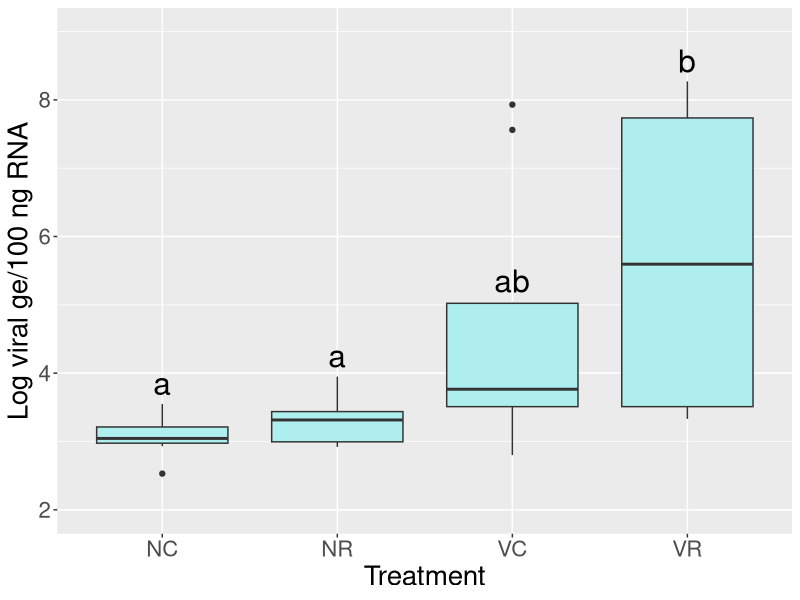
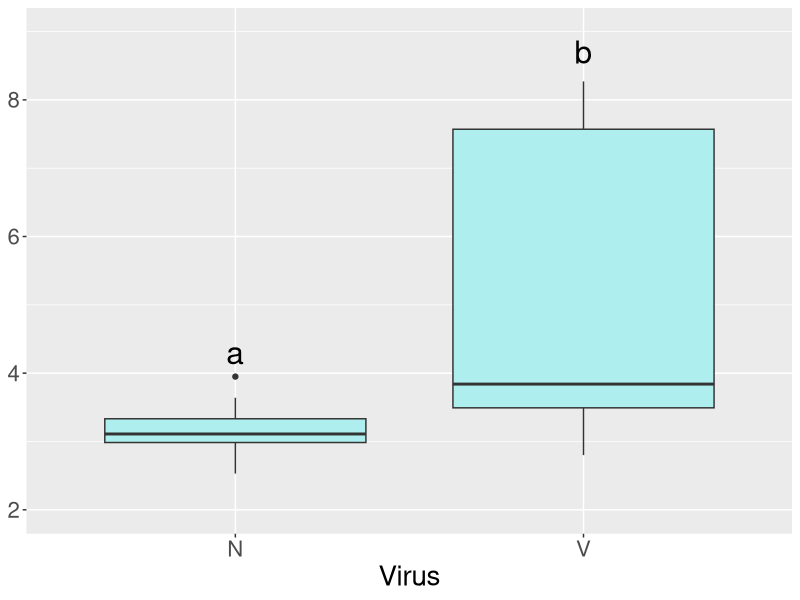
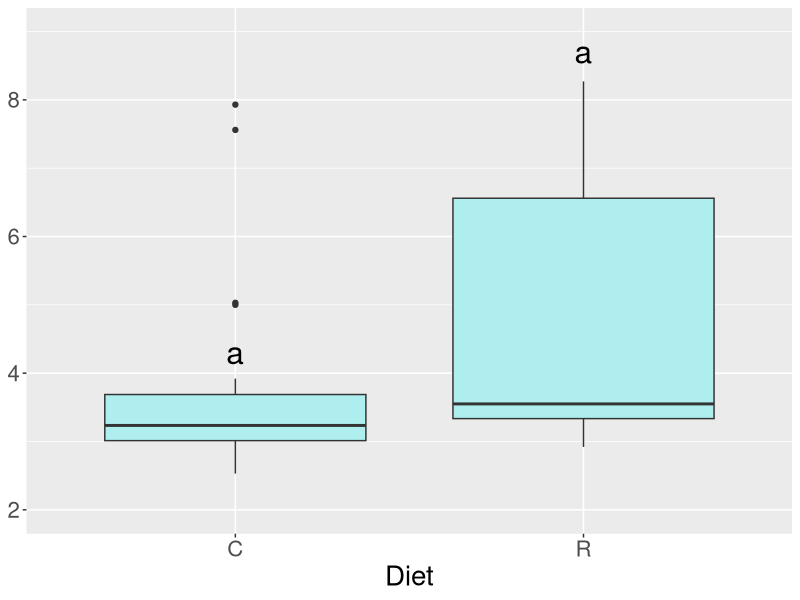

Source code (R) for these figures, in order:
library(plyr)
library(ggplot2)
library(multcompView)
library(readr)
library(multcomp)
library(nlme)

d <- read_csv("../../PathogenResponse/logIAPV.csv")
d = as.data.frame(d)
attr(d, "spec") <- NULL
# Note: There are 14 NC; 15 VR, VC, NR

d = d[which(d$treatment %in% c("None Chestnut", "None Rockrose", "Virus Chestnut", "Virus Rockrose")),]

d$treatment = as.factor(d$treatment)
colnames(d)[3] = "logIAPV"
levels(d$treatment) <- c('NC', 'NR', 'VC', 'VR')
colnames(d)[1] <- "Treatment"

d$Virus = sapply(d$Treatment, function(x) substr(x, 1, 1))
d$Diet = sapply(d$Treatment, function(x) substr(x, 2, 2))
d$Virus = as.factor(d$Virus)
d$Diet = as.factor(d$Diet)

mortcomp = lme(logIAPV ~ Diet*Virus, data=d, random = ~1|Experiment) 
mortcomp2 = lme(logIAPV ~ Treatment, data=d, random = ~1|Experiment)
anova(mortcomp)
summary(glht(mortcomp2, linfct=mcp(Treatment="Tukey")))

# IAPV (All)
labelDF = data.frame(plot.labels=c("NR","VC","VR","NC"), labels = c("a","ab","b","a"), V1 = c(4.25, 5.35, 8.57, 3.85))
plotIAPV = ggplot(d, aes(x=Treatment, y=logIAPV)) + geom_boxplot(fill="paleturquoise2") + geom_text(data = labelDF, size = 8, aes(x = plot.labels, y = V1, label = labels)) + ylab("Log viral ge/100 ng RNA") +theme_gray() + theme(text=element_text(size=20)) + ylim(2,9)

# IAPV (N vs V)
labelDF = data.frame(plot.labels=c("N","V"), labels = c("a","b"), V1 = c(4.3, 8.7))
plotIAPV2 = ggplot(d, aes(x=Virus, y=logIAPV)) + geom_boxplot(fill="paleturquoise2") + geom_text(data = labelDF, size = 8, aes(x = plot.labels, y = V1, label = labels)) +theme_gray() + theme(axis.title.y=element_blank(), text=element_text(size=20)) +ylim(2,9)

# IAPV (R vs C)
labelDF = data.frame(plot.labels=c("C","R"), labels = c("a","a"), V1 = c(4.3, 8.7))
plotIAPV3 = ggplot(d, aes(x=Diet, y=logIAPV)) + geom_boxplot(fill="paleturquoise2") + geom_text(data = labelDF, size = 8, aes(x = plot.labels, y = V1, label = labels)) +theme_gray() + theme(axis.title.y=element_blank(), text=element_text(size=20)) +ylim(2,9)

# Produce plots
plotIAPV
plotIAPV2
plotIAPV3
